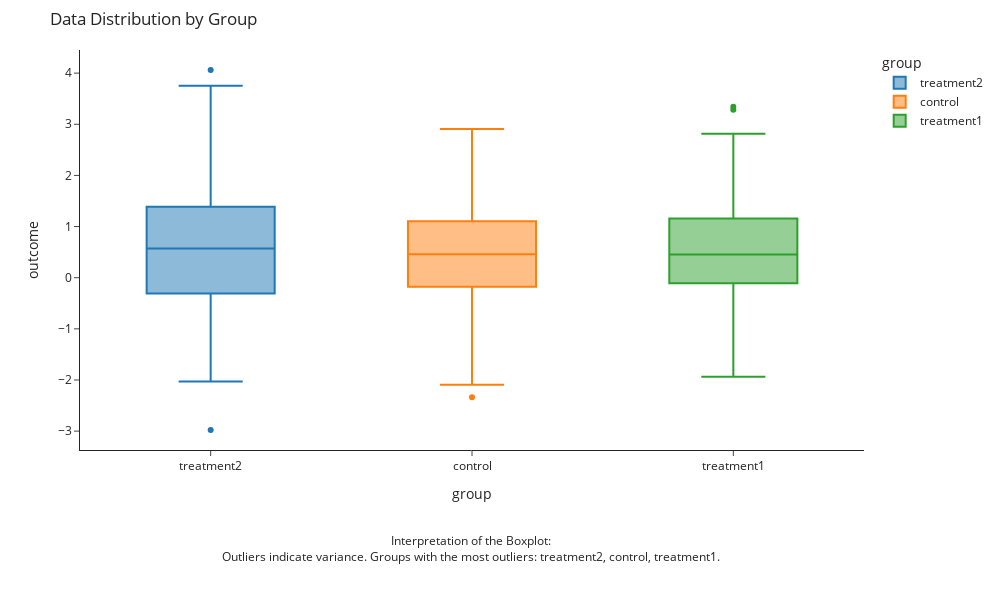
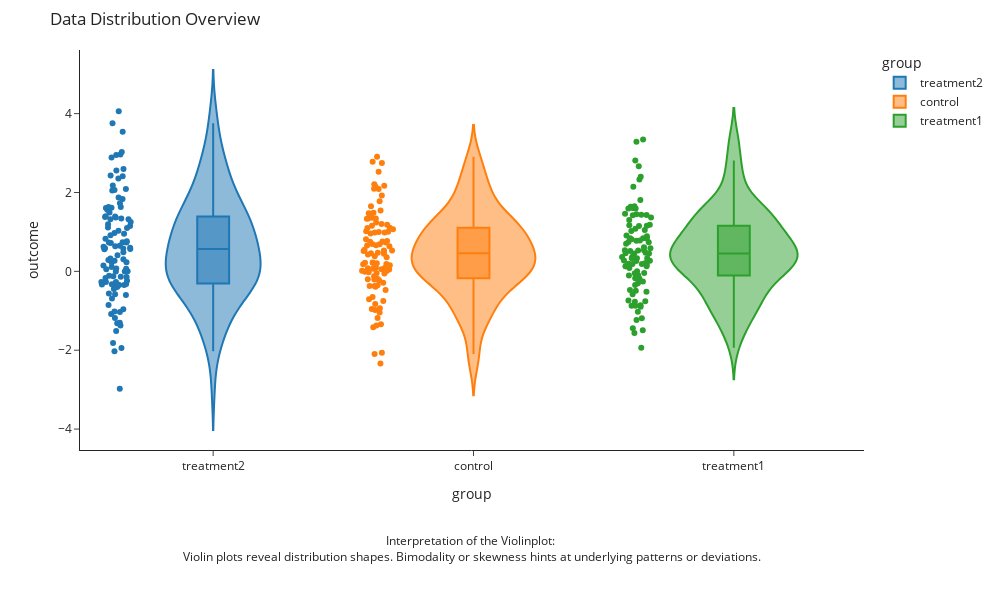
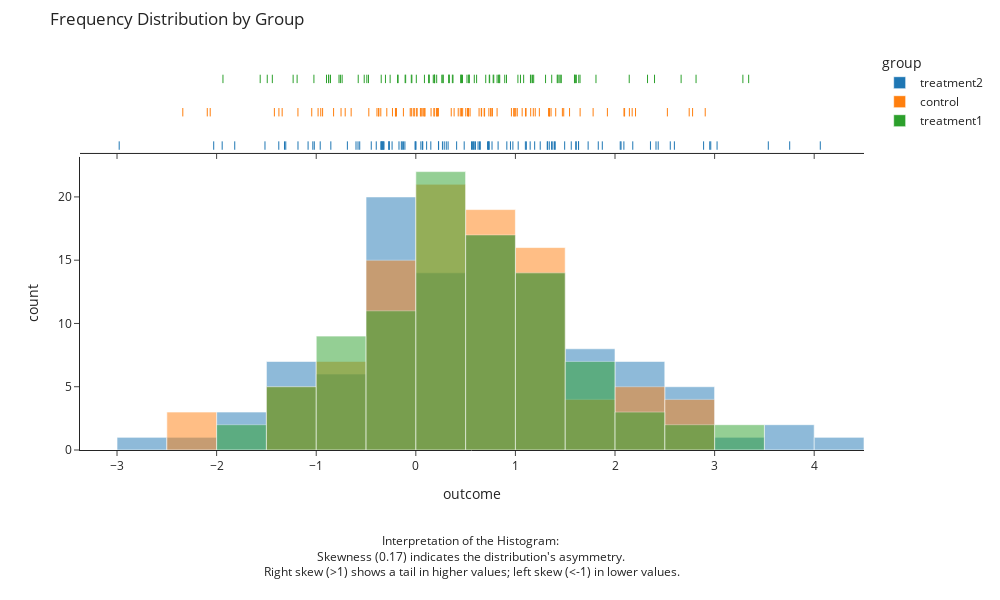
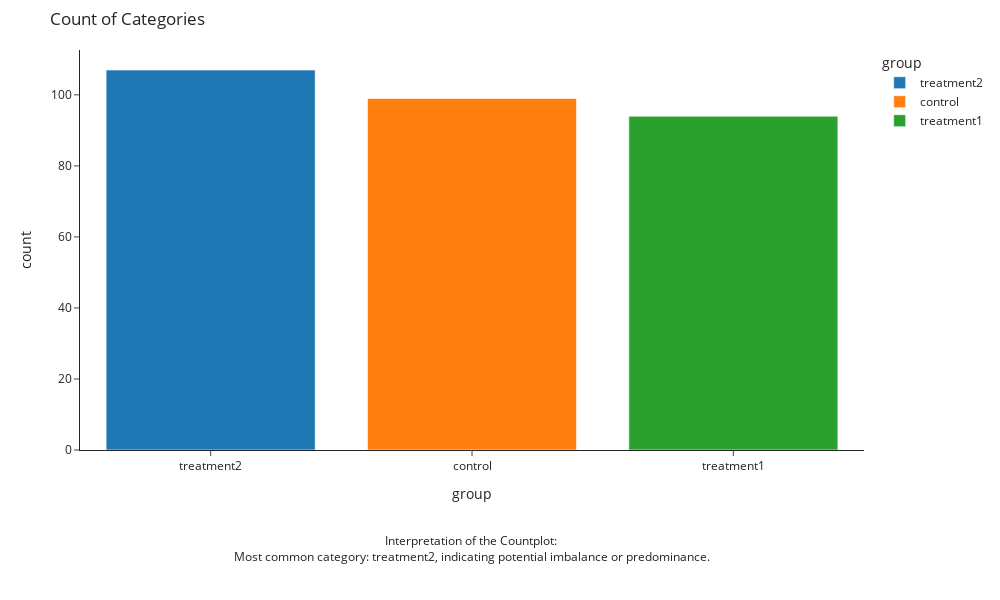

Notebook cell for these charts, in order:
### Code cell
visualizations = data_viz(data=df, 
                        group_column='group', 
                        value_column='outcome',
                        viz_types=['boxplot', 'violinplot', 'histogram', 'countplot', 'heatmap'])

### Figure 1 — Plotly figure (JSON) as saved in the notebook; plotly's stock layout.template omitted (floating-point values rounded to 4 significant figures)
{"data": [{"alignmentgroup": "True", "hovertemplate": "group=%{x}<br>outcome=%{y}<extra></extra>", "legendgroup": "treatment2", "marker": {"color": "#1F77B4"}, "name": "treatment2", "notched": false, "offsetgroup": "treatment2", "orientation": "v", "showlegend": true, "type": "box", "x": ["treatment2", "treatment2", "treatment2", "treatment2", "treatment2", "treatment2", "treatment2", "treatment2", "treatment2", "treatment2", "treatment2", "treatment2", "treatment2", "treatment2", "treatment2", "treatment2", "treatment2", "treatment2", "treatment2", "treatment2", "treatment2", "treatment2", "treatment2", "treatment2", "treatment2", "treatment2", "treatment2", "treatment2", "treatment2", "treatment2", "treatment2", "treatment2", "treatment2", "treatment2", "treatment2", "treatment2", "treatment2", "treatment2", "treatment2", "treatment2", "treatment2", "treatment2", "treatment2", "treatment2", "treatment2", "treatment2", "treatment2", "treatment2", "treatment2", "treatment2", "treatment2", "treatment2", "treatment2", "treatment2", "treatment2", "treatment2", "treatment2", "treatment2", "treatment2", "treatment2", "treatment2", "treatment2", "treatment2", "treatment2", "treatment2", "treatment2", "treatment2", "treatment2", "treatment2", "treatment2", "treatment2", "treatment2", "treatment2", "treatment2", "treatment2", "treatment2", "treatment2", "treatment2", "treatment2", "treatment2", "treatment2", "treatment2", "treatment2", "treatment2", "treatment2", "treatment2", "treatment2", "treatment2", "treatment2", "treatment2", "treatment2", "treatment2", "treatment2", "treatment2", "treatment2", "treatment2", "treatment2", "treatment2", "treatment2", "treatment2", "treatment2", "treatment2", "treatment2", "treatment2", "treatment2", "treatment2", "treatment2"], "x0": " ", "xaxis": "x", "y": [0.1507, -0.3301, 0.9747, -0.9599, 1.634, 4.061, -1.319, 0.7204, 0.5593, -0.3489, 1.606, -1.944, 0.05063, -0.1094, -1.818, 0.732, -0.3354, -0.5802, -1.306, -1.183, -0.6872, 0.5684, 2.89, 0.3242, 0.1086, 0.06606, 0.2673, -0.1357, -0.3194, 0.729, 1.1, 0.58, 0.6392, 0.001814, 2.434, 0.9139, 1.148, 1.249, -0.271, 1.561, -0.169, -0.2674, 0.06997, 1.73, 2.555, -0.2382, 2.951, 0.4099, -0.00588, 1.495, 2.178, 1.611, 1.028, 0.229, -1.034, 1.363, -0.326, 3.754, -0.3427, 1.392, 3.025, -0.8533, 0.4857, -0.005442, -1.082, 2.061, 0.8262, -1.019, 1.832, -1.376, 0.6476, 1.34, 1.633, 0.5991, 0.2852, -0.3972, 0.7652, 2.089, 0.9505, -0.1453, -0.6006, -1.515, -0.1228, 1.4, -0.4474, 1.872, 0.625, 0.3059, 1.11, 2.412, 1.32, 1.193, 2.596, 2.356, -0.3485, -2.978, -0.2683, -0.5633, 3.539, 1.323, 2.052, -2.029, 2.961, 0.7368, 0.2276, 0.5861, 1.376], "y0": " ", "yaxis": "y"}, {"alignmentgroup": "True", "hovertemplate": "group=%{x}<br>outcome=%{y}<extra></extra>", "legendgroup": "control", "marker": {"color": "#FF7F0E"}, "name": "control", "notched": false, "offsetgroup": "control", "orientation": "v", "showlegend": true, "type": "box", "x": ["control", "control", "control", "control", "control", "control", "control", "control", "control", "control", "control", "control", "control", "control", "control", "control", "control", "control", "control", "control", "control", "control", "control", "control", "control", "control", "control", "control", "control", "control", "control", "control", "control", "control", "control", "control", "control", "control", "control", "control", "control", "control", "control", "control", "control", "control", "control", "control", "control", "control", "control", "control", "control", "control", "control", "control", "control", "control", "control", "control", "control", "control", "control", "control", "control", "control", "control", "control", "control", "control", "control", "control", "control", "control", "control", "control", "control", "control", "control", "control", "control", "control", "control", "control", "control", "control", "control", "control", "control", "control", "control", "control", "control", "control", "control", "control", "control", "control", "control"], "x0": " ", "xaxis": "x", "y": [0.9843, 1.343, -0.2345, 0.8159, 0.4703, -0.3731, 1.004, -0.01158, 0.6906, 1.107, 2.096, 0.6351, -0.7508, -0.0255, 2.779, -0.9359, 0.995, 0.09059, 0.545, 1.019, 0.2065, 0.6572, 0.3845, -0.2046, 2.745, 0.2124, 1.924, -1.184, 0.6606, 0.1847, 1.199, 0.5188, -2.094, 0.7559, 1.068, 2.172, 0.227, 0.4463, 0.5014, -0.04504, -0.2912, -0.9812, 0.9599, 0.5294, -1.374, 1.544, 2.144, 1.358, -1.342, -1.045, -0.1245, -0.2002, 0.7693, 1.405, 0.09007, 0.07901, 0.1826, 0.4584, 0.6862, -0.9544, -2.34, -0.3515, 0.4258, 2.09, 1.472, -1.42, 0.1531, -2.064, 0.5281, 0.2172, -0.4719, -0.05618, 2.526, 0.01277, 0.008836, -0.7091, -0.8256, 1.18, 1.78, 1.341, 0.9862, 1.154, 1.101, 0.3557, -0.6492, 0.06375, 1.333, -0.3899, 1.65, 0.7335, 0.05407, 1.24, 0.7512, 0.0462, 2.906, -0.1947, 2.206, -0.3716, 1.485], "y0": " ", "yaxis": "y"}, {"alignmentgroup": "True", "hovertemplate": "group=%{x}<br>outcome=%{y}<extra></extra>", "legendgroup": "treatment1", "marker": {"color": "#2CA02C"}, "name": "treatment1", "notched": false, "offsetgroup": "treatment1", "orientation": "v", "showlegend": true, "type": "box", "x": ["treatment1", "treatment1", "treatment1", "treatment1", "treatment1", "treatment1", "treatment1", "treatment1", "treatment1", "treatment1", "treatment1", "treatment1", "treatment1", "treatment1", "treatment1", "treatment1", "treatment1", "treatment1", "treatment1", "treatment1", "treatment1", "treatment1", "treatment1", "treatment1", "treatment1", "treatment1", "treatment1", "treatment1", "treatment1", "treatment1", "treatment1", "treatment1", "treatment1", "treatment1", "treatment1", "treatment1", "treatment1", "treatment1", "treatment1", "treatment1", "treatment1", "treatment1", "treatment1", "treatment1", "treatment1", "treatment1", "treatment1", "treatment1", "treatment1", "treatment1", "treatment1", "treatment1", "treatment1", "treatment1", "treatment1", "treatment1", "treatment1", "treatment1", "treatment1", "treatment1", "treatment1", "treatment1", "treatment1", "treatment1", "treatment1", "treatment1", "treatment1", "treatment1", "treatment1", "treatment1", "treatment1", "treatment1", "treatment1", "treatment1", "treatment1", "treatment1", "treatment1", "treatment1", "treatment1", "treatment1", "treatment1", "treatment1", "treatment1", "treatment1", "treatment1", "treatment1", "treatment1", "treatment1", "treatment1", "treatment1", "treatment1", "treatment1", "treatment1", "treatment1"], "x0": " ", "xaxis": "x", "y": [1.605, 0.9105, -1.936, -0.3474, 1.364, 1.172, 3.284, 0.4688, 0.8364, 0.7825, -0.4753, 0.1865, 1.45, 0.3331, -1.192, 1.157, -0.1833, 0.3347, 0.08659, 0.5872, 1.596, -1.492, 1.426, 0.4587, 0.7768, 0.4524, 1.438, 2.664, 0.2608, -0.1072, 0.5138, 1.593, -0.5783, 0.1316, 0.8317, 0.2711, 0.5314, 1.809, 1.636, 0.1319, 0.6103, 0.1753, 0.8161, 1.051, 0.1322, 0.4523, 0.3731, 0.7019, -0.3047, -1.441, 2.814, 1.083, 0.7416, 1.183, -0.8568, 0.7375, 2.327, 0.2757, -0.492, 0.536, -0.03975, -0.04525, 2.143, -0.8967, 0.3319, 0.3669, 0.2095, -0.8756, -0.7569, -0.8751, -0.7712, 0.005107, 1.649, 1.151, -1.232, 0.1896, -0.1778, 0.8425, -0.7396, -0.2579, -0.5179, 0.8928, 2.397, 1.025, 1.303, 0.5348, 1.42, 1.461, -1.023, -1.563, 3.342, -0.1019, 1.612, 0.187], "y0": " ", "yaxis": "y"}], "layout": {"annotations": [{"align": "center", "showarrow": false, "text": "Interpretation of the Boxplot:\n<br>Outliers indicate variance. Groups with the most outliers: treatment2, control, treatment1.\n", "x": 0.5, "xanchor": "center", "xref": "paper", "y": -0.2, "yanchor": "top", "yref": "paper"}], "autosize": false, "boxmode": "overlay", "height": 600, "legend": {"title": {"text": "group"}, "tracegroupgap": 0}, "margin": {"b": 150, "t": 50}, "title": {"text": "Data Distribution by Group"}, "width": 1000, "xaxis": {"anchor": "y", "categoryarray": ["treatment2", "control", "treatment1"], "categoryorder": "array", "domain": [0, 1], "title": {"text": "group"}}, "yaxis": {"anchor": "x", "domain": [0, 1], "title": {"text": "outcome"}}}}

### Figure 2 — Plotly figure (JSON) as saved in the notebook; plotly's stock layout.template omitted (floating-point values rounded to 4 significant figures)
{"data": [{"alignmentgroup": "True", "box": {"visible": true}, "hovertemplate": "group=%{x}<br>outcome=%{y}<extra></extra>", "legendgroup": "treatment2", "marker": {"color": "#1F77B4"}, "name": "treatment2", "offsetgroup": "treatment2", "orientation": "v", "points": "all", "scalegroup": "True", "showlegend": true, "type": "violin", "x": ["treatment2", "treatment2", "treatment2", "treatment2", "treatment2", "treatment2", "treatment2", "treatment2", "treatment2", "treatment2", "treatment2", "treatment2", "treatment2", "treatment2", "treatment2", "treatment2", "treatment2", "treatment2", "treatment2", "treatment2", "treatment2", "treatment2", "treatment2", "treatment2", "treatment2", "treatment2", "treatment2", "treatment2", "treatment2", "treatment2", "treatment2", "treatment2", "treatment2", "treatment2", "treatment2", "treatment2", "treatment2", "treatment2", "treatment2", "treatment2", "treatment2", "treatment2", "treatment2", "treatment2", "treatment2", "treatment2", "treatment2", "treatment2", "treatment2", "treatment2", "treatment2", "treatment2", "treatment2", "treatment2", "treatment2", "treatment2", "treatment2", "treatment2", "treatment2", "treatment2", "treatment2", "treatment2", "treatment2", "treatment2", "treatment2", "treatment2", "treatment2", "treatment2", "treatment2", "treatment2", "treatment2", "treatment2", "treatment2", "treatment2", "treatment2", "treatment2", "treatment2", "treatment2", "treatment2", "treatment2", "treatment2", "treatment2", "treatment2", "treatment2", "treatment2", "treatment2", "treatment2", "treatment2", "treatment2", "treatment2", "treatment2", "treatment2", "treatment2", "treatment2", "treatment2", "treatment2", "treatment2", "treatment2", "treatment2", "treatment2", "treatment2", "treatment2", "treatment2", "treatment2", "treatment2", "treatment2", "treatment2"], "x0": " ", "xaxis": "x", "y": [0.1507, -0.3301, 0.9747, -0.9599, 1.634, 4.061, -1.319, 0.7204, 0.5593, -0.3489, 1.606, -1.944, 0.05063, -0.1094, -1.818, 0.732, -0.3354, -0.5802, -1.306, -1.183, -0.6872, 0.5684, 2.89, 0.3242, 0.1086, 0.06606, 0.2673, -0.1357, -0.3194, 0.729, 1.1, 0.58, 0.6392, 0.001814, 2.434, 0.9139, 1.148, 1.249, -0.271, 1.561, -0.169, -0.2674, 0.06997, 1.73, 2.555, -0.2382, 2.951, 0.4099, -0.00588, 1.495, 2.178, 1.611, 1.028, 0.229, -1.034, 1.363, -0.326, 3.754, -0.3427, 1.392, 3.025, -0.8533, 0.4857, -0.005442, -1.082, 2.061, 0.8262, -1.019, 1.832, -1.376, 0.6476, 1.34, 1.633, 0.5991, 0.2852, -0.3972, 0.7652, 2.089, 0.9505, -0.1453, -0.6006, -1.515, -0.1228, 1.4, -0.4474, 1.872, 0.625, 0.3059, 1.11, 2.412, 1.32, 1.193, 2.596, 2.356, -0.3485, -2.978, -0.2683, -0.5633, 3.539, 1.323, 2.052, -2.029, 2.961, 0.7368, 0.2276, 0.5861, 1.376], "y0": " ", "yaxis": "y"}, {"alignmentgroup": "True", "box": {"visible": true}, "hovertemplate": "group=%{x}<br>outcome=%{y}<extra></extra>", "legendgroup": "control", "marker": {"color": "#FF7F0E"}, "name": "control", "offsetgroup": "control", "orientation": "v", "points": "all", "scalegroup": "True", "showlegend": true, "type": "violin", "x": ["control", "control", "control", "control", "control", "control", "control", "control", "control", "control", "control", "control", "control", "control", "control", "control", "control", "control", "control", "control", "control", "control", "control", "control", "control", "control", "control", "control", "control", "control", "control", "control", "control", "control", "control", "control", "control", "control", "control", "control", "control", "control", "control", "control", "control", "control", "control", "control", "control", "control", "control", "control", "control", "control", "control", "control", "control", "control", "control", "control", "control", "control", "control", "control", "control", "control", "control", "control", "control", "control", "control", "control", "control", "control", "control", "control", "control", "control", "control", "control", "control", "control", "control", "control", "control", "control", "control", "control", "control", "control", "control", "control", "control", "control", "control", "control", "control", "control", "control"], "x0": " ", "xaxis": "x", "y": [0.9843, 1.343, -0.2345, 0.8159, 0.4703, -0.3731, 1.004, -0.01158, 0.6906, 1.107, 2.096, 0.6351, -0.7508, -0.0255, 2.779, -0.9359, 0.995, 0.09059, 0.545, 1.019, 0.2065, 0.6572, 0.3845, -0.2046, 2.745, 0.2124, 1.924, -1.184, 0.6606, 0.1847, 1.199, 0.5188, -2.094, 0.7559, 1.068, 2.172, 0.227, 0.4463, 0.5014, -0.04504, -0.2912, -0.9812, 0.9599, 0.5294, -1.374, 1.544, 2.144, 1.358, -1.342, -1.045, -0.1245, -0.2002, 0.7693, 1.405, 0.09007, 0.07901, 0.1826, 0.4584, 0.6862, -0.9544, -2.34, -0.3515, 0.4258, 2.09, 1.472, -1.42, 0.1531, -2.064, 0.5281, 0.2172, -0.4719, -0.05618, 2.526, 0.01277, 0.008836, -0.7091, -0.8256, 1.18, 1.78, 1.341, 0.9862, 1.154, 1.101, 0.3557, -0.6492, 0.06375, 1.333, -0.3899, 1.65, 0.7335, 0.05407, 1.24, 0.7512, 0.0462, 2.906, -0.1947, 2.206, -0.3716, 1.485], "y0": " ", "yaxis": "y"}, {"alignmentgroup": "True", "box": {"visible": true}, "hovertemplate": "group=%{x}<br>outcome=%{y}<extra></extra>", "legendgroup": "treatment1", "marker": {"color": "#2CA02C"}, "name": "treatment1", "offsetgroup": "treatment1", "orientation": "v", "points": "all", "scalegroup": "True", "showlegend": true, "type": "violin", "x": ["treatment1", "treatment1", "treatment1", "treatment1", "treatment1", "treatment1", "treatment1", "treatment1", "treatment1", "treatment1", "treatment1", "treatment1", "treatment1", "treatment1", "treatment1", "treatment1", "treatment1", "treatment1", "treatment1", "treatment1", "treatment1", "treatment1", "treatment1", "treatment1", "treatment1", "treatment1", "treatment1", "treatment1", "treatment1", "treatment1", "treatment1", "treatment1", "treatment1", "treatment1", "treatment1", "treatment1", "treatment1", "treatment1", "treatment1", "treatment1", "treatment1", "treatment1", "treatment1", "treatment1", "treatment1", "treatment1", "treatment1", "treatment1", "treatment1", "treatment1", "treatment1", "treatment1", "treatment1", "treatment1", "treatment1", "treatment1", "treatment1", "treatment1", "treatment1", "treatment1", "treatment1", "treatment1", "treatment1", "treatment1", "treatment1", "treatment1", "treatment1", "treatment1", "treatment1", "treatment1", "treatment1", "treatment1", "treatment1", "treatment1", "treatment1", "treatment1", "treatment1", "treatment1", "treatment1", "treatment1", "treatment1", "treatment1", "treatment1", "treatment1", "treatment1", "treatment1", "treatment1", "treatment1", "treatment1", "treatment1", "treatment1", "treatment1", "treatment1", "treatment1"], "x0": " ", "xaxis": "x", "y": [1.605, 0.9105, -1.936, -0.3474, 1.364, 1.172, 3.284, 0.4688, 0.8364, 0.7825, -0.4753, 0.1865, 1.45, 0.3331, -1.192, 1.157, -0.1833, 0.3347, 0.08659, 0.5872, 1.596, -1.492, 1.426, 0.4587, 0.7768, 0.4524, 1.438, 2.664, 0.2608, -0.1072, 0.5138, 1.593, -0.5783, 0.1316, 0.8317, 0.2711, 0.5314, 1.809, 1.636, 0.1319, 0.6103, 0.1753, 0.8161, 1.051, 0.1322, 0.4523, 0.3731, 0.7019, -0.3047, -1.441, 2.814, 1.083, 0.7416, 1.183, -0.8568, 0.7375, 2.327, 0.2757, -0.492, 0.536, -0.03975, -0.04525, 2.143, -0.8967, 0.3319, 0.3669, 0.2095, -0.8756, -0.7569, -0.8751, -0.7712, 0.005107, 1.649, 1.151, -1.232, 0.1896, -0.1778, 0.8425, -0.7396, -0.2579, -0.5179, 0.8928, 2.397, 1.025, 1.303, 0.5348, 1.42, 1.461, -1.023, -1.563, 3.342, -0.1019, 1.612, 0.187], "y0": " ", "yaxis": "y"}], "layout": {"annotations": [{"align": "center", "showarrow": false, "text": "Interpretation of the Violinplot:\n<br>Violin plots reveal distribution shapes. Bimodality or skewness hints at underlying patterns or deviations.", "x": 0.5, "xanchor": "center", "xref": "paper", "y": -0.2, "yanchor": "top", "yref": "paper"}], "autosize": false, "height": 600, "legend": {"title": {"text": "group"}, "tracegroupgap": 0}, "margin": {"b": 150, "t": 50}, "title": {"text": "Data Distribution Overview"}, "violinmode": "overlay", "width": 1000, "xaxis": {"anchor": "y", "categoryarray": ["treatment2", "control", "treatment1"], "categoryorder": "array", "domain": [0, 1], "title": {"text": "group"}}, "yaxis": {"anchor": "x", "domain": [0, 1], "title": {"text": "outcome"}}}}

### Figure 3 — Plotly figure (JSON) as saved in the notebook; plotly's stock layout.template omitted (floating-point values rounded to 4 significant figures)
{"data": [{"alignmentgroup": "True", "bingroup": "x", "hovertemplate": "group=treatment2<br>outcome=%{x}<br>count=%{y}<extra></extra>", "legendgroup": "treatment2", "marker": {"color": "#1F77B4", "opacity": 0.5, "pattern": {"shape": ""}}, "name": "treatment2", "offsetgroup": "treatment2", "orientation": "v", "showlegend": true, "type": "histogram", "x": [0.1507, -0.3301, 0.9747, -0.9599, 1.634, 4.061, -1.319, 0.7204, 0.5593, -0.3489, 1.606, -1.944, 0.05063, -0.1094, -1.818, 0.732, -0.3354, -0.5802, -1.306, -1.183, -0.6872, 0.5684, 2.89, 0.3242, 0.1086, 0.06606, 0.2673, -0.1357, -0.3194, 0.729, 1.1, 0.58, 0.6392, 0.001814, 2.434, 0.9139, 1.148, 1.249, -0.271, 1.561, -0.169, -0.2674, 0.06997, 1.73, 2.555, -0.2382, 2.951, 0.4099, -0.00588, 1.495, 2.178, 1.611, 1.028, 0.229, -1.034, 1.363, -0.326, 3.754, -0.3427, 1.392, 3.025, -0.8533, 0.4857, -0.005442, -1.082, 2.061, 0.8262, -1.019, 1.832, -1.376, 0.6476, 1.34, 1.633, 0.5991, 0.2852, -0.3972, 0.7652, 2.089, 0.9505, -0.1453, -0.6006, -1.515, -0.1228, 1.4, -0.4474, 1.872, 0.625, 0.3059, 1.11, 2.412, 1.32, 1.193, 2.596, 2.356, -0.3485, -2.978, -0.2683, -0.5633, 3.539, 1.323, 2.052, -2.029, 2.961, 0.7368, 0.2276, 0.5861, 1.376], "xaxis": "x", "yaxis": "y"}, {"alignmentgroup": "True", "boxpoints": "all", "fillcolor": "rgba(255,255,255,0)", "hoveron": "points", "hovertemplate": "group=treatment2<br>outcome=%{x}<extra></extra>", "jitter": 0, "legendgroup": "treatment2", "line": {"color": "rgba(255,255,255,0)"}, "marker": {"color": "#1F77B4", "symbol": "line-ns-open"}, "name": "treatment2", "offsetgroup": "treatment2", "showlegend": false, "type": "box", "x": [0.1507, -0.3301, 0.9747, -0.9599, 1.634, 4.061, -1.319, 0.7204, 0.5593, -0.3489, 1.606, -1.944, 0.05063, -0.1094, -1.818, 0.732, -0.3354, -0.5802, -1.306, -1.183, -0.6872, 0.5684, 2.89, 0.3242, 0.1086, 0.06606, 0.2673, -0.1357, -0.3194, 0.729, 1.1, 0.58, 0.6392, 0.001814, 2.434, 0.9139, 1.148, 1.249, -0.271, 1.561, -0.169, -0.2674, 0.06997, 1.73, 2.555, -0.2382, 2.951, 0.4099, -0.00588, 1.495, 2.178, 1.611, 1.028, 0.229, -1.034, 1.363, -0.326, 3.754, -0.3427, 1.392, 3.025, -0.8533, 0.4857, -0.005442, -1.082, 2.061, 0.8262, -1.019, 1.832, -1.376, 0.6476, 1.34, 1.633, 0.5991, 0.2852, -0.3972, 0.7652, 2.089, 0.9505, -0.1453, -0.6006, -1.515, -0.1228, 1.4, -0.4474, 1.872, 0.625, 0.3059, 1.11, 2.412, 1.32, 1.193, 2.596, 2.356, -0.3485, -2.978, -0.2683, -0.5633, 3.539, 1.323, 2.052, -2.029, 2.961, 0.7368, 0.2276, 0.5861, 1.376], "xaxis": "x2", "yaxis": "y2"}, {"alignmentgroup": "True", "bingroup": "x", "hovertemplate": "group=control<br>outcome=%{x}<br>count=%{y}<extra></extra>", "legendgroup": "control", "marker": {"color": "#FF7F0E", "opacity": 0.5, "pattern": {"shape": ""}}, "name": "control", "offsetgroup": "control", "orientation": "v", "showlegend": true, "type": "histogram", "x": [0.9843, 1.343, -0.2345, 0.8159, 0.4703, -0.3731, 1.004, -0.01158, 0.6906, 1.107, 2.096, 0.6351, -0.7508, -0.0255, 2.779, -0.9359, 0.995, 0.09059, 0.545, 1.019, 0.2065, 0.6572, 0.3845, -0.2046, 2.745, 0.2124, 1.924, -1.184, 0.6606, 0.1847, 1.199, 0.5188, -2.094, 0.7559, 1.068, 2.172, 0.227, 0.4463, 0.5014, -0.04504, -0.2912, -0.9812, 0.9599, 0.5294, -1.374, 1.544, 2.144, 1.358, -1.342, -1.045, -0.1245, -0.2002, 0.7693, 1.405, 0.09007, 0.07901, 0.1826, 0.4584, 0.6862, -0.9544, -2.34, -0.3515, 0.4258, 2.09, 1.472, -1.42, 0.1531, -2.064, 0.5281, 0.2172, -0.4719, -0.05618, 2.526, 0.01277, 0.008836, -0.7091, -0.8256, 1.18, 1.78, 1.341, 0.9862, 1.154, 1.101, 0.3557, -0.6492, 0.06375, 1.333, -0.3899, 1.65, 0.7335, 0.05407, 1.24, 0.7512, 0.0462, 2.906, -0.1947, 2.206, -0.3716, 1.485], "xaxis": "x", "yaxis": "y"}, {"alignmentgroup": "True", "boxpoints": "all", "fillcolor": "rgba(255,255,255,0)", "hoveron": "points", "hovertemplate": "group=control<br>outcome=%{x}<extra></extra>", "jitter": 0, "legendgroup": "control", "line": {"color": "rgba(255,255,255,0)"}, "marker": {"color": "#FF7F0E", "symbol": "line-ns-open"}, "name": "control", "offsetgroup": "control", "showlegend": false, "type": "box", "x": [0.9843, 1.343, -0.2345, 0.8159, 0.4703, -0.3731, 1.004, -0.01158, 0.6906, 1.107, 2.096, 0.6351, -0.7508, -0.0255, 2.779, -0.9359, 0.995, 0.09059, 0.545, 1.019, 0.2065, 0.6572, 0.3845, -0.2046, 2.745, 0.2124, 1.924, -1.184, 0.6606, 0.1847, 1.199, 0.5188, -2.094, 0.7559, 1.068, 2.172, 0.227, 0.4463, 0.5014, -0.04504, -0.2912, -0.9812, 0.9599, 0.5294, -1.374, 1.544, 2.144, 1.358, -1.342, -1.045, -0.1245, -0.2002, 0.7693, 1.405, 0.09007, 0.07901, 0.1826, 0.4584, 0.6862, -0.9544, -2.34, -0.3515, 0.4258, 2.09, 1.472, -1.42, 0.1531, -2.064, 0.5281, 0.2172, -0.4719, -0.05618, 2.526, 0.01277, 0.008836, -0.7091, -0.8256, 1.18, 1.78, 1.341, 0.9862, 1.154, 1.101, 0.3557, -0.6492, 0.06375, 1.333, -0.3899, 1.65, 0.7335, 0.05407, 1.24, 0.7512, 0.0462, 2.906, -0.1947, 2.206, -0.3716, 1.485], "xaxis": "x2", "yaxis": "y2"}, {"alignmentgroup": "True", "bingroup": "x", "hovertemplate": "group=treatment1<br>outcome=%{x}<br>count=%{y}<extra></extra>", "legendgroup": "treatment1", "marker": {"color": "#2CA02C", "opacity": 0.5, "pattern": {"shape": ""}}, "name": "treatment1", "offsetgroup": "treatment1", "orientation": "v", "showlegend": true, "type": "histogram", "x": [1.605, 0.9105, -1.936, -0.3474, 1.364, 1.172, 3.284, 0.4688, 0.8364, 0.7825, -0.4753, 0.1865, 1.45, 0.3331, -1.192, 1.157, -0.1833, 0.3347, 0.08659, 0.5872, 1.596, -1.492, 1.426, 0.4587, 0.7768, 0.4524, 1.438, 2.664, 0.2608, -0.1072, 0.5138, 1.593, -0.5783, 0.1316, 0.8317, 0.2711, 0.5314, 1.809, 1.636, 0.1319, 0.6103, 0.1753, 0.8161, 1.051, 0.1322, 0.4523, 0.3731, 0.7019, -0.3047, -1.441, 2.814, 1.083, 0.7416, 1.183, -0.8568, 0.7375, 2.327, 0.2757, -0.492, 0.536, -0.03975, -0.04525, 2.143, -0.8967, 0.3319, 0.3669, 0.2095, -0.8756, -0.7569, -0.8751, -0.7712, 0.005107, 1.649, 1.151, -1.232, 0.1896, -0.1778, 0.8425, -0.7396, -0.2579, -0.5179, 0.8928, 2.397, 1.025, 1.303, 0.5348, 1.42, 1.461, -1.023, -1.563, 3.342, -0.1019, 1.612, 0.187], "xaxis": "x", "yaxis": "y"}, {"alignmentgroup": "True", "boxpoints": "all", "fillcolor": "rgba(255,255,255,0)", "hoveron": "points", "hovertemplate": "group=treatment1<br>outcome=%{x}<extra></extra>", "jitter": 0, "legendgroup": "treatment1", "line": {"color": "rgba(255,255,255,0)"}, "marker": {"color": "#2CA02C", "symbol": "line-ns-open"}, "name": "treatment1", "offsetgroup": "treatment1", "showlegend": false, "type": "box", "x": [1.605, 0.9105, -1.936, -0.3474, 1.364, 1.172, 3.284, 0.4688, 0.8364, 0.7825, -0.4753, 0.1865, 1.45, 0.3331, -1.192, 1.157, -0.1833, 0.3347, 0.08659, 0.5872, 1.596, -1.492, 1.426, 0.4587, 0.7768, 0.4524, 1.438, 2.664, 0.2608, -0.1072, 0.5138, 1.593, -0.5783, 0.1316, 0.8317, 0.2711, 0.5314, 1.809, 1.636, 0.1319, 0.6103, 0.1753, 0.8161, 1.051, 0.1322, 0.4523, 0.3731, 0.7019, -0.3047, -1.441, 2.814, 1.083, 0.7416, 1.183, -0.8568, 0.7375, 2.327, 0.2757, -0.492, 0.536, -0.03975, -0.04525, 2.143, -0.8967, 0.3319, 0.3669, 0.2095, -0.8756, -0.7569, -0.8751, -0.7712, 0.005107, 1.649, 1.151, -1.232, 0.1896, -0.1778, 0.8425, -0.7396, -0.2579, -0.5179, 0.8928, 2.397, 1.025, 1.303, 0.5348, 1.42, 1.461, -1.023, -1.563, 3.342, -0.1019, 1.612, 0.187], "xaxis": "x2", "yaxis": "y2"}], "layout": {"annotations": [{"align": "center", "showarrow": false, "text": "Interpretation of the Histogram:\n<br>Skewness (0.17) indicates the distribution's asymmetry. <br>Right skew (>1) shows a tail in higher values; left skew (<-1) in lower values.", "x": 0.5, "xanchor": "center", "xref": "paper", "y": -0.2, "yanchor": "top", "yref": "paper"}], "autosize": false, "barmode": "overlay", "height": 600, "legend": {"title": {"text": "group"}, "tracegroupgap": 0}, "margin": {"b": 150, "t": 50}, "title": {"text": "Frequency Distribution by Group"}, "width": 1000, "xaxis": {"anchor": "y", "domain": [0, 1], "title": {"text": "outcome"}}, "xaxis2": {"anchor": "y2", "domain": [0, 1], "matches": "x", "showticklabels": false}, "yaxis": {"anchor": "x", "domain": [0, 0.7326], "title": {"text": "count"}}, "yaxis2": {"anchor": "x2", "domain": [0.7426, 1], "matches": "y2", "showline": false, "showticklabels": false, "ticks": ""}}}

### Figure 4 — Plotly figure (JSON) as saved in the notebook; plotly's stock layout.template omitted (floating-point values rounded to 4 significant figures)
{"data": [{"alignmentgroup": "True", "bingroup": "x", "hovertemplate": "group=%{x}<br>count=%{y}<extra></extra>", "legendgroup": "treatment2", "marker": {"color": "#1F77B4", "pattern": {"shape": ""}}, "name": "treatment2", "offsetgroup": "treatment2", "orientation": "v", "showlegend": true, "type": "histogram", "x": ["treatment2", "treatment2", "treatment2", "treatment2", "treatment2", "treatment2", "treatment2", "treatment2", "treatment2", "treatment2", "treatment2", "treatment2", "treatment2", "treatment2", "treatment2", "treatment2", "treatment2", "treatment2", "treatment2", "treatment2", "treatment2", "treatment2", "treatment2", "treatment2", "treatment2", "treatment2", "treatment2", "treatment2", "treatment2", "treatment2", "treatment2", "treatment2", "treatment2", "treatment2", "treatment2", "treatment2", "treatment2", "treatment2", "treatment2", "treatment2", "treatment2", "treatment2", "treatment2", "treatment2", "treatment2", "treatment2", "treatment2", "treatment2", "treatment2", "treatment2", "treatment2", "treatment2", "treatment2", "treatment2", "treatment2", "treatment2", "treatment2", "treatment2", "treatment2", "treatment2", "treatment2", "treatment2", "treatment2", "treatment2", "treatment2", "treatment2", "treatment2", "treatment2", "treatment2", "treatment2", "treatment2", "treatment2", "treatment2", "treatment2", "treatment2", "treatment2", "treatment2", "treatment2", "treatment2", "treatment2", "treatment2", "treatment2", "treatment2", "treatment2", "treatment2", "treatment2", "treatment2", "treatment2", "treatment2", "treatment2", "treatment2", "treatment2", "treatment2", "treatment2", "treatment2", "treatment2", "treatment2", "treatment2", "treatment2", "treatment2", "treatment2", "treatment2", "treatment2", "treatment2", "treatment2", "treatment2", "treatment2"], "xaxis": "x", "yaxis": "y"}, {"alignmentgroup": "True", "bingroup": "x", "hovertemplate": "group=%{x}<br>count=%{y}<extra></extra>", "legendgroup": "control", "marker": {"color": "#FF7F0E", "pattern": {"shape": ""}}, "name": "control", "offsetgroup": "control", "orientation": "v", "showlegend": true, "type": "histogram", "x": ["control", "control", "control", "control", "control", "control", "control", "control", "control", "control", "control", "control", "control", "control", "control", "control", "control", "control", "control", "control", "control", "control", "control", "control", "control", "control", "control", "control", "control", "control", "control", "control", "control", "control", "control", "control", "control", "control", "control", "control", "control", "control", "control", "control", "control", "control", "control", "control", "control", "control", "control", "control", "control", "control", "control", "control", "control", "control", "control", "control", "control", "control", "control", "control", "control", "control", "control", "control", "control", "control", "control", "control", "control", "control", "control", "control", "control", "control", "control", "control", "control", "control", "control", "control", "control", "control", "control", "control", "control", "control", "control", "control", "control", "control", "control", "control", "control", "control", "control"], "xaxis": "x", "yaxis": "y"}, {"alignmentgroup": "True", "bingroup": "x", "hovertemplate": "group=%{x}<br>count=%{y}<extra></extra>", "legendgroup": "treatment1", "marker": {"color": "#2CA02C", "pattern": {"shape": ""}}, "name": "treatment1", "offsetgroup": "treatment1", "orientation": "v", "showlegend": true, "type": "histogram", "x": ["treatment1", "treatment1", "treatment1", "treatment1", "treatment1", "treatment1", "treatment1", "treatment1", "treatment1", "treatment1", "treatment1", "treatment1", "treatment1", "treatment1", "treatment1", "treatment1", "treatment1", "treatment1", "treatment1", "treatment1", "treatment1", "treatment1", "treatment1", "treatment1", "treatment1", "treatment1", "treatment1", "treatment1", "treatment1", "treatment1", "treatment1", "treatment1", "treatment1", "treatment1", "treatment1", "treatment1", "treatment1", "treatment1", "treatment1", "treatment1", "treatment1", "treatment1", "treatment1", "treatment1", "treatment1", "treatment1", "treatment1", "treatment1", "treatment1", "treatment1", "treatment1", "treatment1", "treatment1", "treatment1", "treatment1", "treatment1", "treatment1", "treatment1", "treatment1", "treatment1", "treatment1", "treatment1", "treatment1", "treatment1", "treatment1", "treatment1", "treatment1", "treatment1", "treatment1", "treatment1", "treatment1", "treatment1", "treatment1", "treatment1", "treatment1", "treatment1", "treatment1", "treatment1", "treatment1", "treatment1", "treatment1", "treatment1", "treatment1", "treatment1", "treatment1", "treatment1", "treatment1", "treatment1", "treatment1", "treatment1", "treatment1", "treatment1", "treatment1", "treatment1"], "xaxis": "x", "yaxis": "y"}], "layout": {"annotations": [{"align": "center", "showarrow": false, "text": "Interpretation of the Countplot:\n<br>Most common category: treatment2, indicating potential imbalance or predominance.", "x": 0.5, "xanchor": "center", "xref": "paper", "y": -0.2, "yanchor": "top", "yref": "paper"}], "autosize": false, "barmode": "relative", "height": 600, "legend": {"title": {"text": "group"}, "tracegroupgap": 0}, "margin": {"b": 150, "t": 50}, "title": {"text": "Count of Categories"}, "width": 1000, "xaxis": {"anchor": "y", "categoryarray": ["treatment2", "control", "treatment1"], "categoryorder": "array", "domain": [0, 1], "title": {"text": "group"}}, "yaxis": {"anchor": "x", "domain": [0, 1], "title": {"text": "count"}}}}
